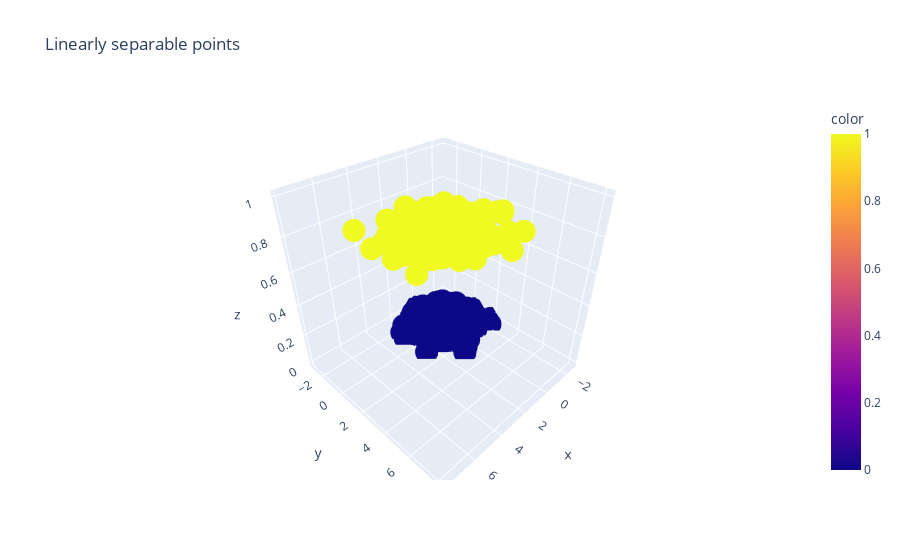

Write notebook code for a chart like this one.
### Code cell
fig = px.scatter_3d(x = X_train[:,0],y=X_train[:,1],z = y_train[:],title = "Linearly separable points",color = y_train)
fig.show()

### Figure 1 — Plotly figure (JSON) as saved in the notebook; plotly's stock layout.template omitted (floating-point values rounded to 4 significant figures; data arrays with more than 128 entries replaced by an {"elided": "..."} marker saying what was removed)
{"data": [{"hovertemplate": "x=%{x}<br>y=%{y}<br>z=%{z}<br>color=%{marker.color}<extra></extra>", "legendgroup": "", "marker": {"color": {"elided": "670 int values"}, "coloraxis": "coloraxis", "symbol": "circle"}, "mode": "markers", "name": "", "scene": "scene", "showlegend": false, "type": "scatter3d", "x": {"elided": "670 float values"}, "y": {"elided": "670 float values"}, "z": {"elided": "670 int values"}}], "layout": {"coloraxis": {"colorbar": {"title": {"text": "color"}}, "colorscale": [[0, "#0d0887"], [0.1111, "#46039f"], [0.2222, "#7201a8"], [0.3333, "#9c179e"], [0.4444, "#bd3786"], [0.5556, "#d8576b"], [0.6667, "#ed7953"], [0.7778, "#fb9f3a"], [0.8889, "#fdca26"], [1, "#f0f921"]]}, "legend": {"tracegroupgap": 0}, "scene": {"domain": {"x": [0, 1], "y": [0, 1]}, "xaxis": {"title": {"text": "x"}}, "yaxis": {"title": {"text": "y"}}, "zaxis": {"title": {"text": "z"}}}, "title": {"text": "Linearly separable points"}}}
